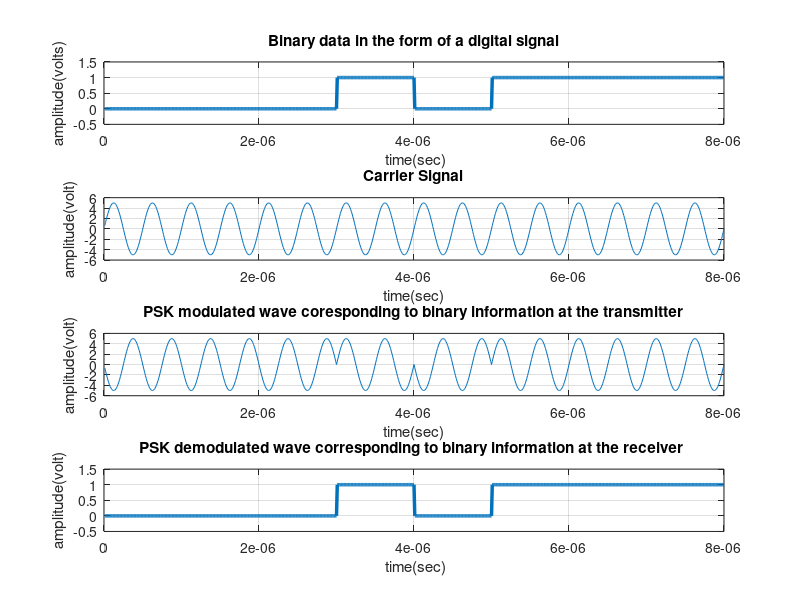

MATLAB code for this plot:
clc;
clear all;
close all;
n=8;
x=randi([0,1],1,n);                                             %random bit generator
bp=.000001;                                                    % bit period
disp(' Binary information at Trans mitter :');
disp(x);
% representation of transmitting binary information as digital signal 
bit=[]; 
for n=1:1:length(x)
    if x(n)==1;
       se=ones(1,100);
    else 
        se=zeros(1,100);
    end
    bit=[bit se];
end
t1=bp/100:bp/100:100*length(x)*(bp/100);
subplot(4,1,1);
plot(t1,bit,'lineWidth',2.5);grid on;
axis([ 0 bp*length(x) -.5 1.5]);
ylabel('amplitude(volts)');
xlabel(' time(sec)');
title('Binary data in the form of a digital signal');
%XXXXXXXXXXXXXXXXXXXXXXX Binary-PSK modulation XXXXXXXXXXXXXXXXXXXXXXXXXXX
A=5;                                          % Amplitude of carrier signal 
br=1/bp;                                                         % bit rate
f=br*2;                                                 % carrier frequency 
t2=bp/99:bp/99:bp;                 
ss=length(t2);
m=[];                                          
kl=[];
for i=1:1:length(x)
    wave=A*sin(2*pi*f*t2);
    kl=[kl wave];
end
for i=1:1:length(x)
    if (x(i)==1)
        y=A*sin(2*pi*f*t2);
    else
        y=A*sin(2*pi*f*t2+pi);   %-A*sin(2*pi*f*t)
    end
    m=[m y];
end
t3=bp/99:bp/99:bp*length(x);
subplot(4,1,2);
plot(t3,kl);grid on;
xlabel('time(sec)');
ylabel('amplitude(volt)');
title('Carrier Signal');
subplot(4,1,3);
plot(t3,m);grid on;
xlabel('time(sec)');
ylabel('amplitude(volt)');
title('PSK modulated wave coresponding to binary information at the transmitter');
%XXXXXXXXXXXXXXXXXXXX Binary PSK demodulation XXXXXXXXXXXXXXXXXXXXXXXXXXXXX
mn=[];
for n=ss:ss:length(m)  
  t=bp/99:bp/99:bp;
  y=sin(2*pi*f*t);                                        % carrier siignal 
  mm=y.*m((n-(ss-1)):n);
  t4=bp/99:bp/99:bp;
  z=trapz(t4,mm);                                              % intregation 
  zz=round((2*z/bp));                                     
  if(zz>0)                                        % logic level = (A+A)/2=0 
                         %becouse A*sin(2*pi*f*t+pi) means -A*sin(2*pi*f*t)
    a=1;
  else
    a=0;
  end
  mn=[mn a];
end
disp(' Binary data at Reciver :');
disp(mn);
%Representation of binary information as digital signal which is acheived 
%after PSK demodulation 
bit=[];
for n=1:length(mn)
    if mn(n)==1;
       se=ones(1,100);
    else
        se=zeros(1,100);
    end
     bit=[bit se];
end
t4=bp/100:bp/100:100*length(mn)*(bp/100);
subplot(4,1,4);
plot(t4,bit,'LineWidth',2.5);grid on;
axis([ 0 bp*length(mn) -.5 1.5]);
ylabel('amplitude(volt)');
xlabel(' time(sec)');
title('PSK demodulated wave corresponding to binary information at the receiver ');
%>>>>>>>>>>>>>>>>>>>>>>>>>> end of program >>>>>>>>>>>>>>>>>>>>>>>>>>>>>>%

% date 18/8/23
% input 
% [1 0 0 1 1 0 1]